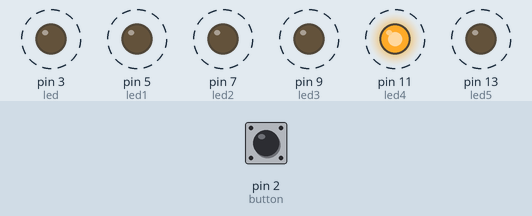
The sketch below on a simulated Arduino Uno, built with avr-gcc and run on an emulated ATmega328P. Shown: output pins drawn as LEDs (lit = HIGH). Dashed ring = blinking. The inputs (shaded band) are chosen by the test bench; at power-on: pin 2 (button) LOW.

Above: at 1.7 s.
1.8 s: pin 2 (button) pulled HIGH for 0.55 s
At 1.95 s:
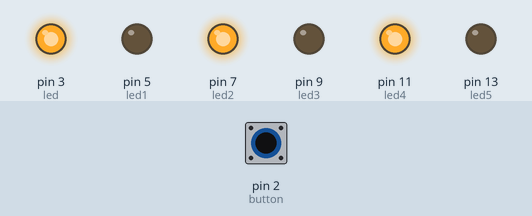
4.8 s: pin 2 (button) pulled HIGH for 1 s
At 5.25 s:
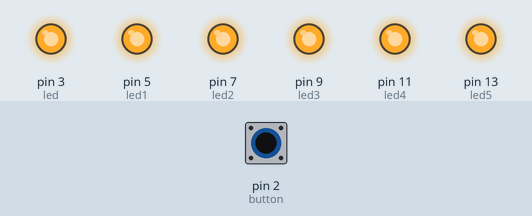
8.8 s: pin 2 (button) pulled HIGH for 3.2 s
At 9.34 s:
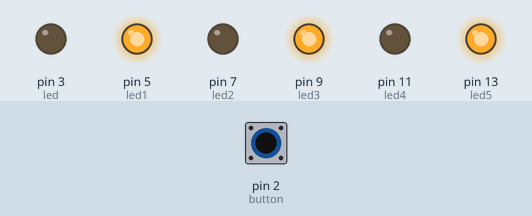
Timing chart, 0 to 19.5 s (numbered marks = the images above; inputs shaded):
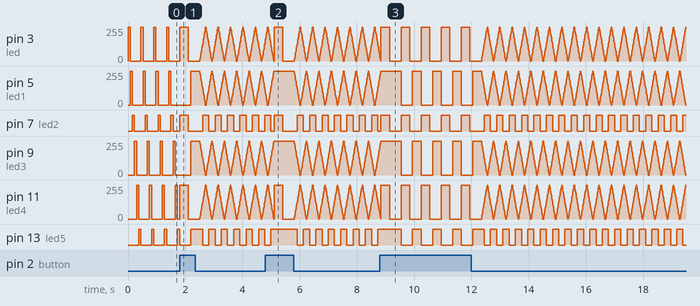

The sketch:

christmas-lights.ino
```cpp
int led = 3;
int led1 = 5;
int led2 = 7;
int led3 = 9;
int led4 = 11;
int led5 = 13;
int button = 2;
int state;
boolean pressed = false;

void setup() {
  pinMode(led,OUTPUT);
  pinMode(led1,OUTPUT);
  pinMode(led2,OUTPUT);
  pinMode(led3,OUTPUT);
  pinMode(led4,OUTPUT);
  pinMode(led5,OUTPUT);
  pinMode(button,INPUT);
}

void loop() {
  state = digitalRead(button);
    if ( state == 1 ) {
      digitalWrite(led,HIGH);
      digitalWrite(led2,HIGH);
      digitalWrite(led4,HIGH);
      delay(300);
      digitalWrite(led,LOW);
      digitalWrite(led2,LOW);
      digitalWrite(led4,LOW);
      delay(100);
      digitalWrite(led1,HIGH);
      digitalWrite(led3,HIGH);
      digitalWrite(led5,HIGH);
      delay(300);
      digitalWrite(led1,LOW);
      digitalWrite(led3,LOW);
      digitalWrite(led5,LOW);
      pressed = true;
    }
   else {
         if ( pressed == true ) {
           for( int i = 0 ; i <= 255 ; i = i + 15 ) {
             analogWrite(led, i);
             analogWrite(led2, i);
             analogWrite(led4, i);
             analogWrite(led1, 255 - i);
             analogWrite(led3, 255 - i);
             analogWrite(led5, 255 - i);
             delay(12);
           }

            for ( int j = 0 ; j <= 255 ; j = j + 15 ) {
              analogWrite(led1, j);
              analogWrite(led3, j);
              analogWrite(led5, j);
              analogWrite(led, 255 - j);
              analogWrite(led2, 255 - j);
              analogWrite(led4, 255 - j);
              delay(12);
            }
       }

      else {
        digitalWrite(led,HIGH);
        delay(75);
        digitalWrite(led,LOW);
        digitalWrite(led1,HIGH);
        delay(75);
        digitalWrite(led1,LOW);
        digitalWrite(led2,HIGH);
        delay(75);
        digitalWrite(led2,LOW);
        digitalWrite(led3,HIGH);
        delay(75);
        digitalWrite(led3,LOW);
        digitalWrite(led4,HIGH);
        delay(75);
        digitalWrite(led4,LOW);
        digitalWrite(led5,HIGH);
        delay(75);
        digitalWrite(led5,LOW);
     }
   }
}
```

Measured:
- after the input at 8.8 s, pin 7 (led2): alternates HIGH for 0.30 s and LOW for 0.40 s, starting at once; pin 13 (led5): alternates HIGH for 0.30 s and LOW for 0.40 s, starting after 0.74 s
- by itself, pin 13 (led5): repeats every 0.43 s: LOW 0.22 s, HIGH 0.22 s
